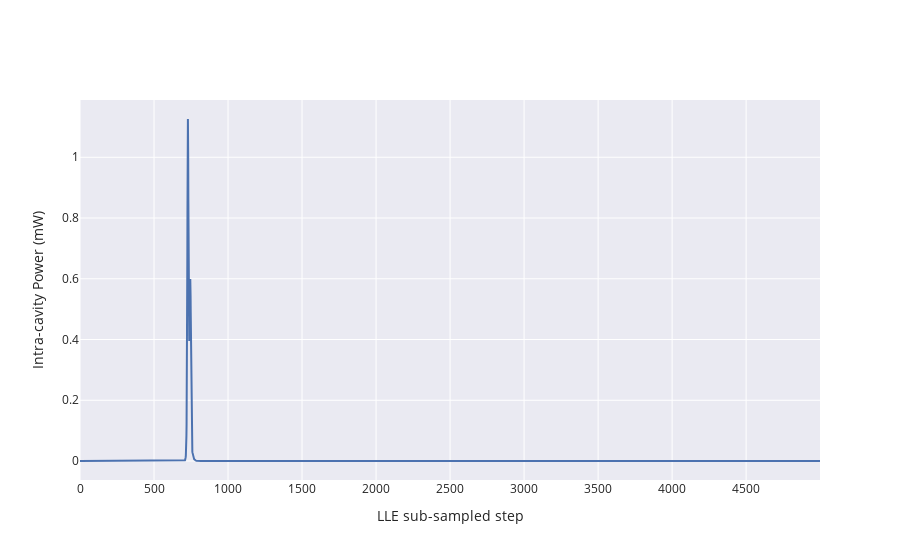

Notebook code cell kept with this figure:
### Code cell
fig = go.Figure()

tr = go.Scatter(y=solverp2.sol.Pcomb * 1e3)

fig.add_trace(tr)
fig.update_layout(
    xaxis_title="LLE sub-sampled step", yaxis_title="Intra-cavity Power (mW)"
)
#fig.add_annotation(x=4500, y=4.9, ax=0, ay=-50, text="Single Soliton Step")
# fig.add_annotation(x=3151, y=7.6, ax=0, ay=-50, text="Two Solitons Step")
#fig.add_annotation(x=1931, y=16, ax=0, ay=80, text="Modulation Instability")
#fig.add_annotation(x=500, y=6, ax=-80, ay=-80, text="Primary Comb")
#fig.show()

### Figure 1 — Plotly figure (JSON) as saved in the notebook; plotly's stock layout.template omitted (floating-point values rounded to 4 significant figures; data arrays with more than 128 entries replaced by an {"elided": "..."} marker saying what was removed)
{"data": [{"type": "scatter", "y": {"elided": "5000 float values"}}], "layout": {"xaxis": {"title": {"text": "LLE sub-sampled step"}}, "yaxis": {"title": {"text": "Intra-cavity Power (mW)"}}}}
